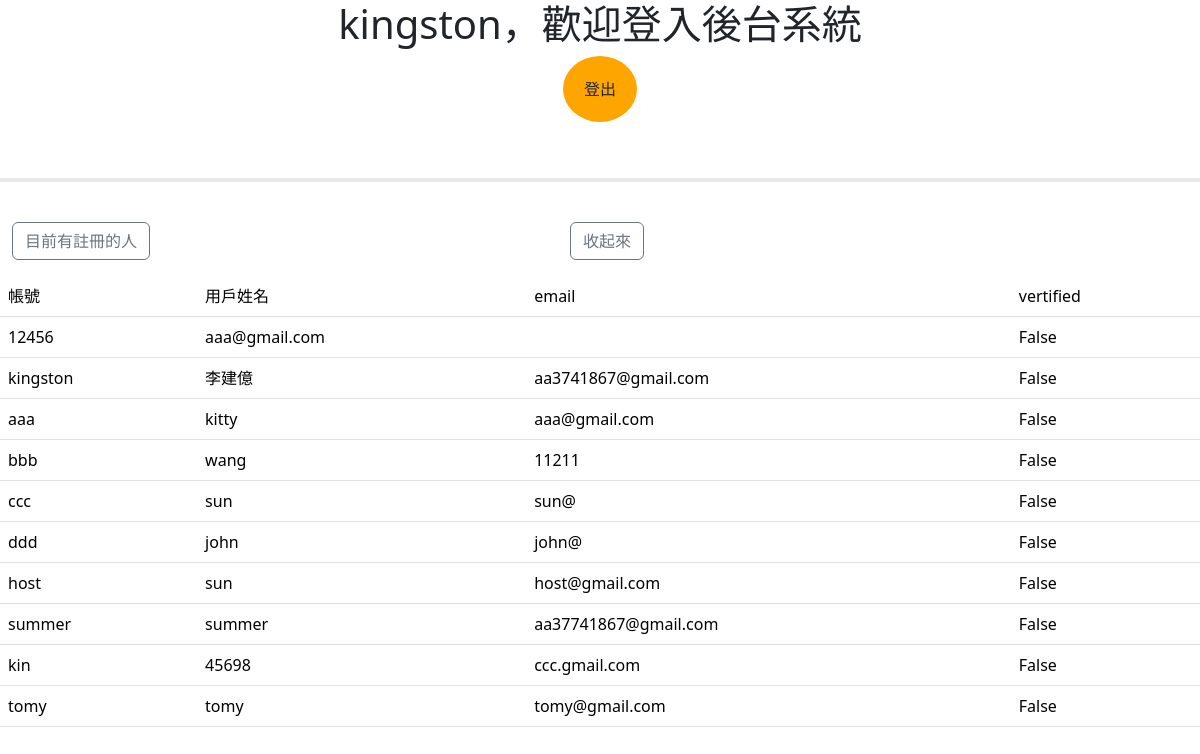
Page /web_app/home_list/ (signed in) on the earlier database version.
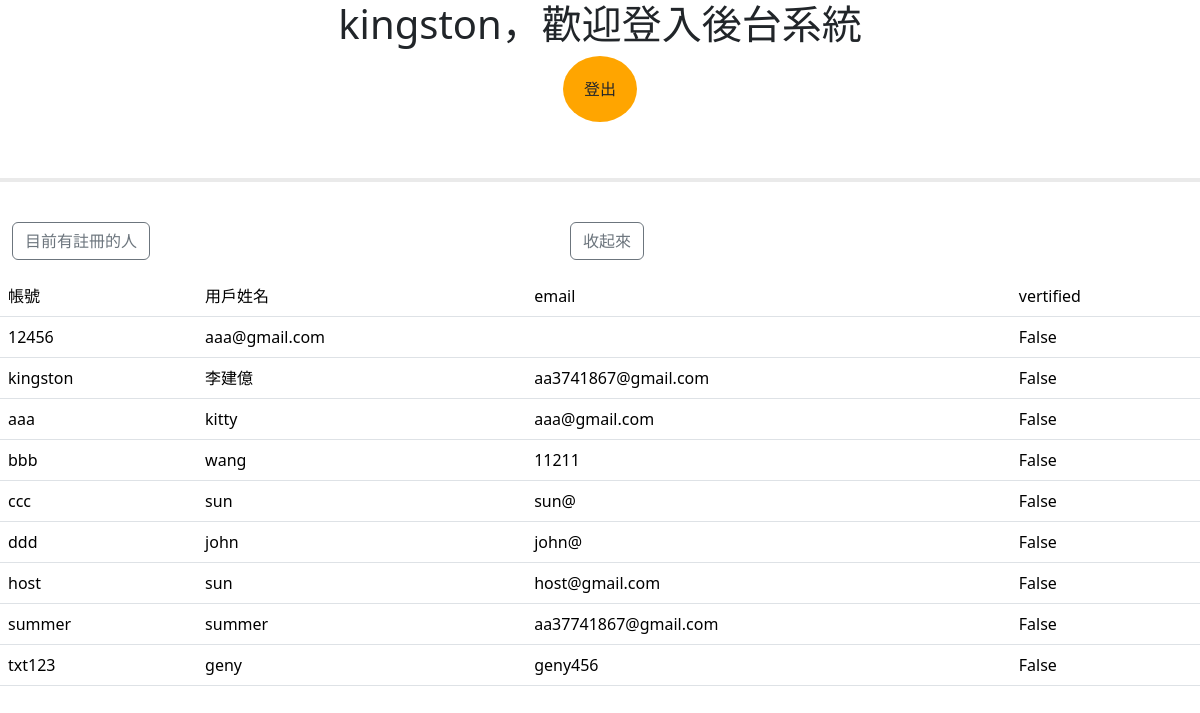
Same page on the later database version.
### web_app/models.py (models this page shows)
class Visitor(models.Model):
    user = models.CharField(max_length = 30)
    password = models.CharField(max_length = 20)
    name = models.CharField(max_length = 50)
    email = models.CharField(max_length = 30)
    vertified = models.BooleanField(default = False)
    class Meta:
        db_table = "visitor"

### web_app/views.py (the view)
class Homelist(ListView):
    model = Visitor
    template_name = "home_list.html"
    context_object_name = "db_list"
    def get_context_data(self,**kwargs):     #overwriting get_context_data --> **kwargs = {}
        context = super().get_context_data(**kwargs)
        context['username'] = self.request.session["login_user"]
        return context

### templates/home_list.html
{% extends "home.html" %}
{% block list %}
{% for db in db_list %}
<tr>
    <td> {{db.user}} </td>
    <td> {{db.name}} </td>
    <td> {{db.email}}</td>
    <td>{{db.vertified}}</td>
</tr>
{% endfor %}
{% endblock %}

### templates/home.html (shortened to what this page needs)
<!DOCTYPE html>
<html>
    {% load django_bootstrap5%}
<head>
    {% bootstrap_css %} {% bootstrap_javascript%}
    {% load static %}
    <link rel="stylesheet" type="text/css" href="{% static 'css/home.css' %}">
</head>
<body>
    <header class="container">
        <div class="row col">
            <h1> {{ username }}，歡迎登入後台系統 </h1>
            <form action="{% url 'logout' %}" method= "get">
                <p><input id="logout" class="btn" type="submit" value="登出" /></p>
            </form>
        </div>
    </header>
    <br><hr><br>
    <div class="container row d-flex flex-row">
        <div class="col">
        <form action="{% url 'home_list' %}">
            <p><input class="btn btn-outline-secondary" type="submit" value="目前有註冊的人"/></p>
        </form>
        </div>
        <div class="col">
        <form action="{% url 'home' %}">
            <p><input class="btn btn-outline-secondary" type="submit" value="收起來"/></p>
        </form>
        </div>
    </div>
    <table class="table table-hover">
        <tr>
            <td> 帳號 </td>
            <td> 用戶姓名 </td>
            <td> email</td>
            <td>vertified</td>
        </tr>
        {% block list %}{% endblock %}
    </table>
</body>
</html>

### static/css/home.css (style rules this page uses)
header { text-align: center; }
hr { border: 2px solid #acacac; }
#logout { border-radius: 50%; background-color: orange; padding : 20px; }

Differences in the rows shown:
removed Visitor: user "kin", name "45698", email "ccc.gmail.com", vertified "False"
removed Visitor: user "tomy", name "tomy", email "tomy@gmail.com", vertified "False"
added Visitor: user "txt123", name "geny", email "geny456", vertified "False"
